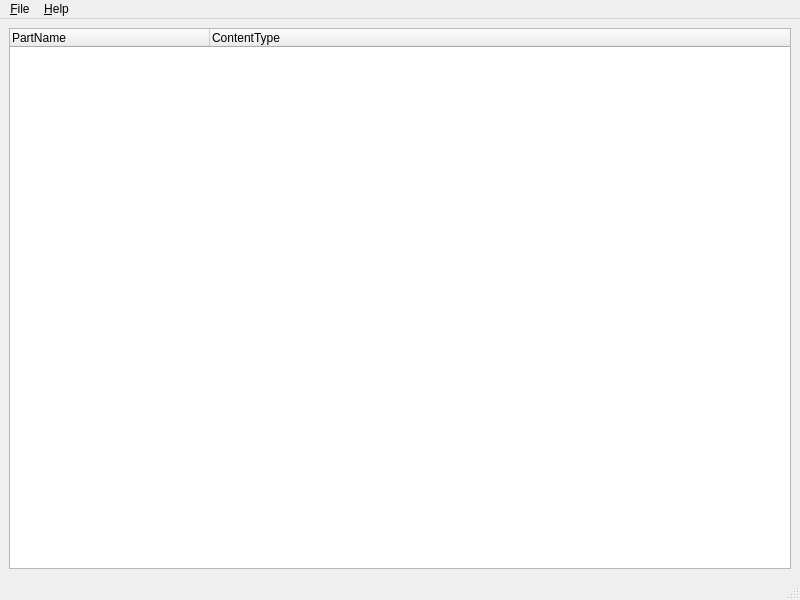
<?xml version="1.0" encoding="UTF-8"?>
<ui version="4.0">
 <class>MainWindow</class>
 <widget class="QMainWindow" name="MainWindow">
  <property name="geometry">
   <rect>
    <x>0</x>
    <y>0</y>
    <width>800</width>
    <height>600</height>
   </rect>
  </property>
  <property name="windowTitle">
   <string>Demo for Opc Package</string>
  </property>
  <widget class="QWidget" name="centralwidget">
   <layout class="QVBoxLayout" name="verticalLayout">
    <item>
     <widget class="QTreeWidget" name="treeWidget">
      <property name="expandsOnDoubleClick">
       <bool>false</bool>
      </property>
      <property name="columnCount">
       <number>2</number>
      </property>
      <attribute name="headerMinimumSectionSize">
       <number>200</number>
      </attribute>
      <column>
       <property name="text">
        <string>PartName</string>
       </property>
      </column>
      <column>
       <property name="text">
        <string>ContentType</string>
       </property>
      </column>
     </widget>
    </item>
   </layout>
  </widget>
  <widget class="QMenuBar" name="menubar">
   <property name="geometry">
    <rect>
     <x>0</x>
     <y>0</y>
     <width>800</width>
     <height>23</height>
    </rect>
   </property>
   <widget class="QMenu" name="menu_File">
    <property name="title">
     <string>&amp;File</string>
    </property>
    <addaction name="action_Open"/>
   </widget>
   <widget class="QMenu" name="menu_Help">
    <property name="title">
     <string>&amp;Help</string>
    </property>
    <addaction name="action_About"/>
   </widget>
   <addaction name="menu_File"/>
   <addaction name="menu_Help"/>
  </widget>
  <widget class="QStatusBar" name="statusbar"/>
  <action name="action_Open">
   <property name="text">
    <string>&amp;Open...</string>
   </property>
  </action>
  <action name="action_About">
   <property name="text">
    <string>&amp;About...</string>
   </property>
  </action>
 </widget>
 <resources/>
 <connections/>
</ui>
